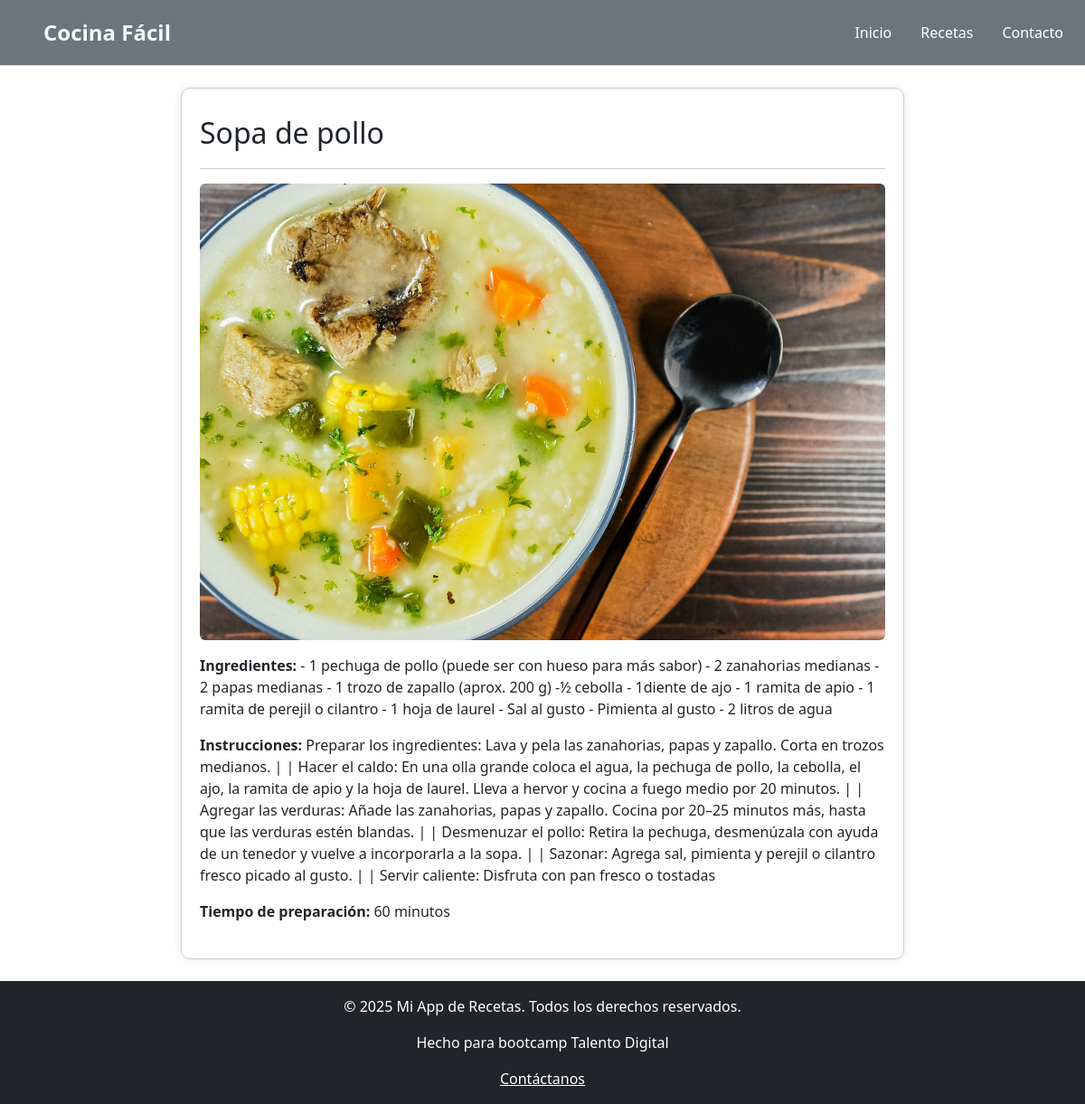
The page /recetas/1/ on the database its author committed.
### recetas/models.py (models this page shows, shortened)
class Receta(models.Model):
    nombre = models.CharField(max_length=100)
    ingredientes = models.TextField()
    descripcion = models.TextField(null=True, blank=True)
    instrucciones = models.TextField()
    tiempo_preparacion = models.IntegerField(help_text="En minutos")
    imagen = models.ImageField(upload_to='recetas/', null=True, blank=True)

### Recetas_Py/views.py (the view)
# urls.py: path('recetas/<int:receta_id>/', views.detalle_receta, name='detalle_receta'),
def detalle_receta(request, receta_id):
    receta = get_object_or_404(Receta, id=receta_id)
    return render(request, 'detalle_receta.html', {'receta': receta})

### templates/detalle_receta.html
{% extends 'base.html' %}
{% block content %}
<div style="max-width: 800px; margin: auto; padding: 20px; border: 1px solid #ccc; border-radius: 10px; box-shadow: 0 0 10px rgba(0, 0, 0, 0.1);">
    <div>
        <h2 style="margin-top: 10px; margin-bottom: 20px;">{{ receta.nombre }}</h2>
    </div>
    <div style="margin-bottom: 20px; border-top: 1px solid #ccc;">
        <img src="{{ receta.imagen.url }}" alt="{{ receta.nombre }}" class="img-fluid d-block mx-auto my-3 rounded" />          <p><strong>Ingredientes:</strong> {{ receta.ingredientes }}</p>
        <p><strong>Instrucciones:</strong> {{ receta.instrucciones }}</p>
        <p><strong>Tiempo de preparación:</strong> {{ receta.tiempo_preparacion }} minutos</p>
    </div>
</div>
{% endblock %}

### rows shown on the page
Receta: nombre "Sopa de pollo", imagen (picture), ingredientes "- 1 pechuga de pollo (puede ser con hueso para más sabor) - 2 zanahorias medianas - 2 papas medianas - 1 trozo de zapallo (aprox. 200 g) -½ cebolla - 1diente de ajo - 1 ramita de apio - 1 ramita de perejil o cilantro - 1 hoja de laurel - Sal al gusto - Pimienta al gusto - 2 litros de agua", instrucciones "Preparar los ingredientes: Lava y pela las zanahorias, papas y zapallo. Corta en trozos medianos. | | Hacer el caldo: En una olla grande coloca el agua, la pechuga de pollo, la cebolla, el ajo, la ramita de apio y la hoja de laurel. Lleva a hervor y cocina a fuego medio por 20 minutos. | | Agregar las verduras: Añade las zanahorias, papas y zapallo. Cocina por 20–25 minutos más, hasta que las verduras estén blandas. | | Desmenuzar el pollo: Retira la pechuga, desmenúzala con ayuda de un tenedor y vuelve a incorporarla a la sopa. | | Sazonar: Agrega sal, pimienta y perejil o cilantro fresco picado al gusto. | | Servir caliente: Disfruta con pan fresco o tostadas", tiempo_preparacion "60"
